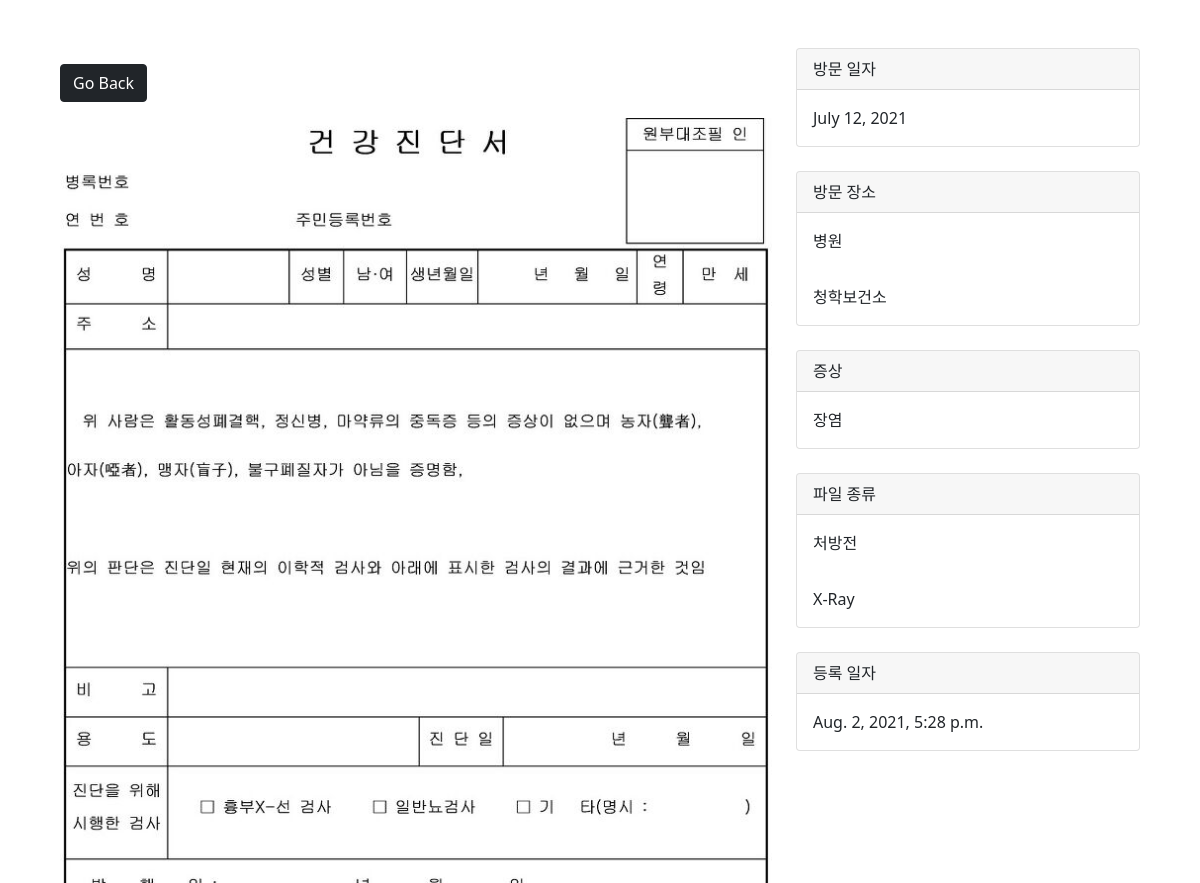
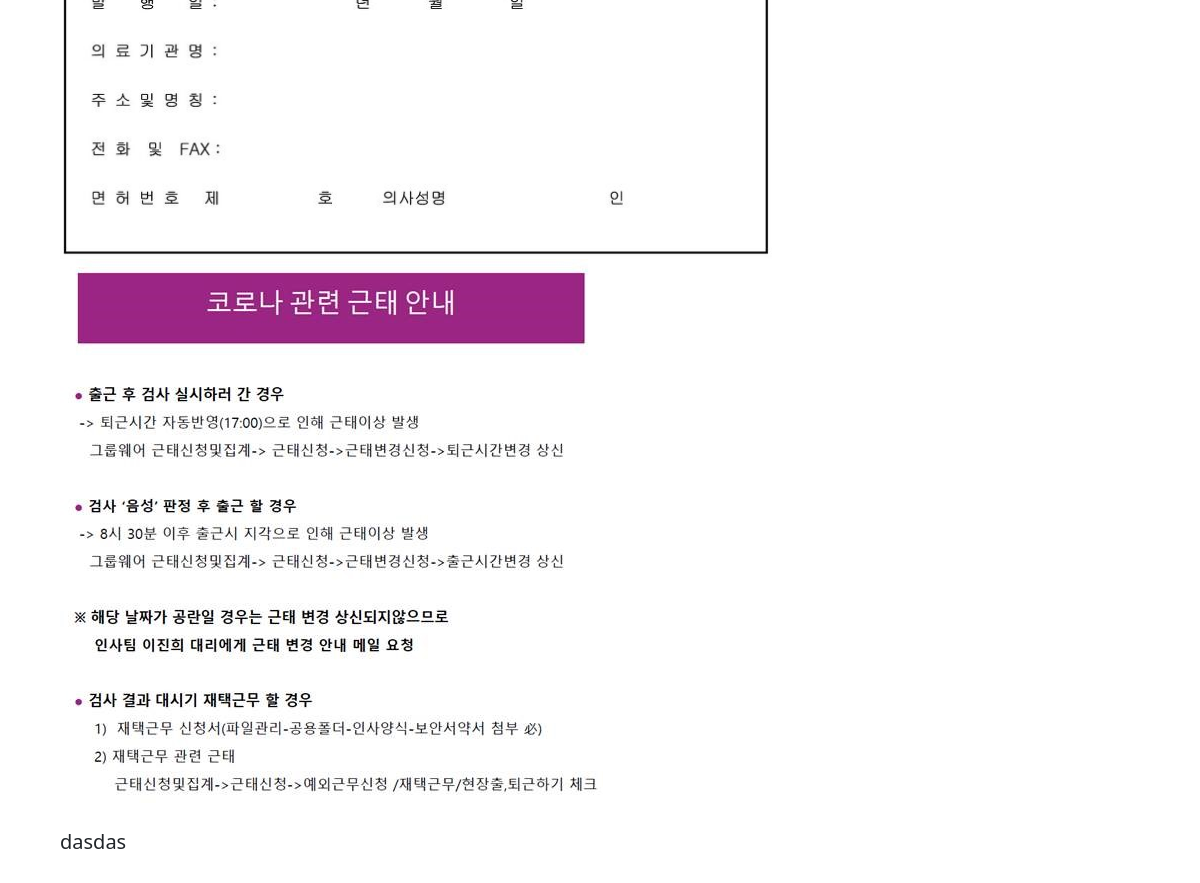
/photo/9/ (signed in), run on the app's committed database (2 pictures, top to bottom).
### photos/models.py (models this page shows, shortened)
class File(models.Model):
    file_info = models.ForeignKey(File_Info, blank=True, null=True, on_delete=models.CASCADE)
    file = models.FileField(null=False, blank=False)  # 파일
    file_kind = models.ForeignKey(File_Kind, on_delete=models.SET_NULL, null=True, blank=True) # 파일 종류 외래키

class File_Info(models.Model):
    class Meta:
        verbose_name = 'File_Info'
        verbose_name_plural = 'File_Infos'
    id = models.AutoField(primary_key=True) # 기본키
    user = models.ForeignKey(
        User, on_delete=models.SET_NULL, null=True, blank=True)  # 사용자
    place = models.ForeignKey(Place, on_delete=models.SET_NULL, null=True, blank=True) # 장소
    place_detail = models.TextField() # 장소 상세
    symptom = models.ForeignKey(Symptom, on_delete=models.SET_NULL, null=True, blank=True) # 증상
    description = models.TextField() # 증상 설명
    create_at = models.DateTimeField(auto_now_add=True) # 등록 날짜 자동 부여
    visited_date = models.DateField(null=False, blank=False) # 방문 날짜
    thumbnail_img = models.ImageField(blank=True, null=True) # 썸네일 이미지

class Place(models.Model):
    class Meta:
        verbose_name = 'Place'
        verbose_name_plural = 'Places'
    name = models.CharField(max_length=100, null=False, blank=False) # 장소명
    def __str__(self):
        return self.name

class Symptom(models.Model):
    class Meta:
        verbose_name = 'Symptom'
        verbose_name_plural = 'Symptoms'
    name = models.CharField(max_length=100, null=False, blank=False) # 증상명
    def __str__(self):
        return self.name

class File_Kind(models.Model):
    class Meta:
        verbose_name = 'File_Kind'
        verbose_name_plural = 'File_Kinds'
    name = models.CharField(max_length=100, null=False, blank=False) # 파일 종류
    def __str__(self):
        return self.name

### photos/views.py (the view)
# urls.py: path('photo/<str:pk>/', views.viewPhoto, name='photo'),
@login_required(login_url='login')
def viewPhoto(request, pk):
    file_info = File_Info.objects.get(id=pk)
    files = File.objects.filter(file_info_id=file_info.id)
    print("file_info 이미지: ",file_info.thumbnail_img.url)
    for file in files:
        print("files: ", file.file.url)
    context = {'file_info':file_info, 'files': files}
    return render(request, 'photos/photo.html', context)

### photos/templates/photos/photo.html (shortened to what this page needs)
<!DOCTYPE html>
<html>
<head>
    <link href="https://cdn.jsdelivr.net/npm/bootstrap@5.0.0-beta1/dist/css/bootstrap.min.css" rel="stylesheet"
>
</head>
<body class="m-5">
    <div class="container">
        <div class="row justify-content-center">
            <div class="col-lg-8">
                <a href="{% url 'gallery' %}" class="btn btn-dark my-3">Go Back</a>
                <article>
                    <figure class="mb-4">
                        {% for file in files %}
                            <img style="max-width: 100%; max-height: 100%;" src="{{file.file.url}}"><br>
                        {% empty %}
                            <h3>No photos...</h3>
                        {% endfor %}
                    </figure>
                    <section class="mb-5">
                        <p class="fs-5 mb-4">{{file_info.description}}</p>
                    </section>
                </article>
            </div>
            <div class="col-lg-4">
                <div class="card mb-4">
                    <div class="card-header">방문 일자</div>
                    <div class="card-body">{{file_info.visited_date}}</div>
                </div>
                <div class="card mb-4">
                    <div class="card-header">방문 장소</div>
                    <div class="card-body">{{file_info.place}}</div>
                    <div class="card-body">{{file_info.place_detail}}</div>
                </div>
                <div class="card mb-4">
                    <div class="card-header">증상</div>
                    <div class="card-body">{{file_info.symptom}}</div>
                </div>
                <div class="card mb-4">
                    <div class="card-header">파일 종류</div>
                    {% for file in files %}
                        <div class="card-body">{{file.file_kind}}</div>
                    {% endfor %}
                </div>
                <div class="card mb-4">
                    <div class="card-header">등록 일자</div>
                    <div class="card-body">{{file_info.create_at}}</div>
                </div>
            </div>
        </div>
    </div>
</body>
</html>

### data on the page
File: file (picture), file_kind "처방전"
File: file (picture), file_kind "X-Ray"
File_Info: description "dasdas", visited_date "July 12, 2021", place "병원", place_detail "청학보건소", symptom "장염", create_at "Aug. 2, 2021, 5:28 p.m."
